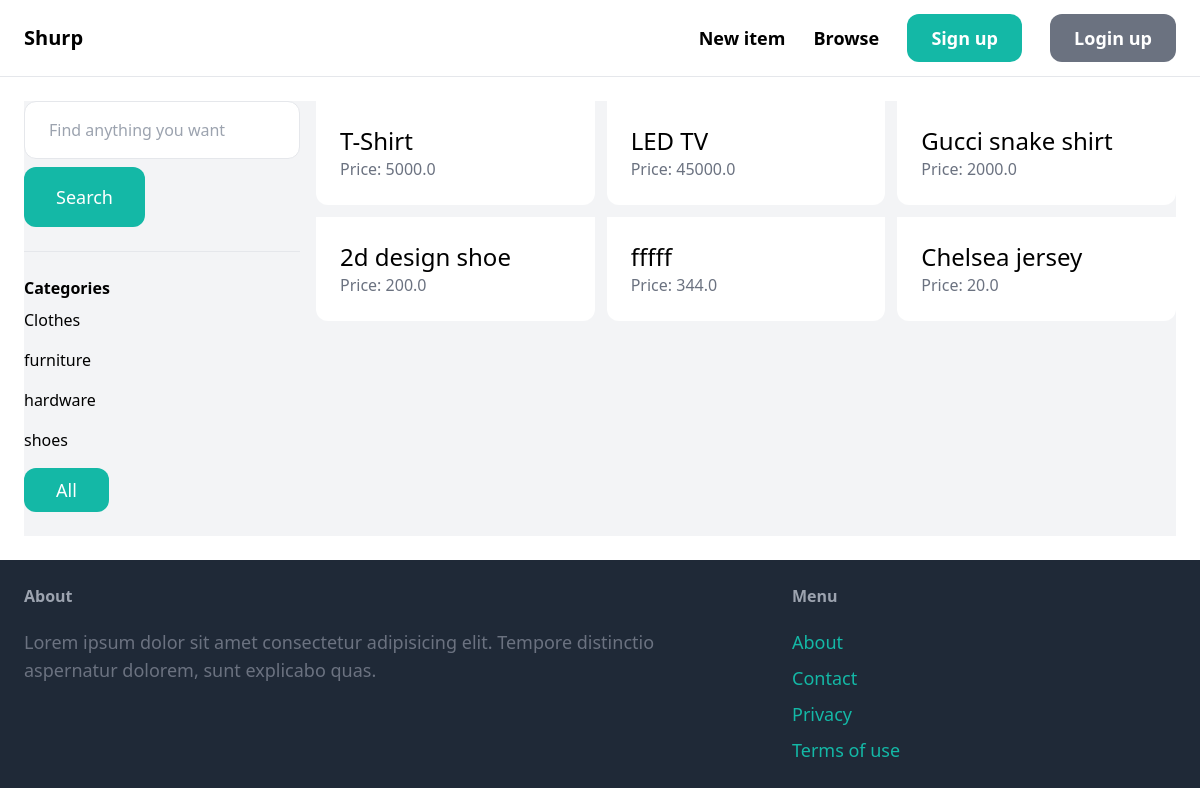
The app's page /items/ with its own data.
### item/models.py (models this page shows, shortened)
class Category(models.Model):
    name = models.CharField(max_length=255)
    class Meta:
        ordering = ('name',) #bug was a typo 🤣
        verbose_name_plural = 'Categories'

class Item(models.Model):
    category = models.ForeignKey(Category, related_name='items', on_delete=models.CASCADE)
    name = models.CharField(max_length=255)
    description = models.TextField(blank=True, null=True)
    price = models.FloatField()
    image = models.ImageField(upload_to='item_images', blank=True,  null=True)
    is_sold = models.BooleanField(default=False)
    created_by = models.ForeignKey(User, related_name='items', on_delete=models.CASCADE)
    created_at = models.DateTimeField(auto_now_add=True)

### item/views.py (the view)
# urls.py: path('', views.items, name='items'),
def items(request):
    query = request.GET.get('query', '')
    items = Item.objects.filter(is_sold=False)
    categories = Category.objects.all()
    category_id = request.GET.get('category', 0) #get category id
    if category_id:
        items = items.filter(category_id=category_id)
    if query:
        items = items.filter(Q(name__icontains=query) | Q(description__icontains=query))
    return render(request, 'item/items.html', {
        'items': items,
        'query': query,
        'categories': categories,
        'category_id': int(category_id) #converted data type to fix bug
    })

### item/templates/item/items.html (shortened to what this page needs)
{% extends 'core/base.html' %}
{% block content %}
    <div class="pb-6 grid grid-cols-4 gap-4 bg-gray-100">
        <div class="col-span-1">
            <form action="{% url 'item:items' %}" method="get">
                <input type="text" name="query" class="w-full py-4 px-6 border rounded-xl" value="{{ query }}" placeholder="Find anything you want">
                <button class="mt-2 py-4 px-8 text-lg bg-teal-500 text-white rounded-xl">Search</button>
            </form>
            <hr class="my-6">
            <p class="font-semibold">Categories</p>
            <ul>
                {% for category in categories %}
                    <li class="py-2 rounded-xl{% if category.id == category_id %} bg-gray-200{% endif %}">
                        <a href="{% url 'item:items' %}?query={{ query }}&category={{ category.id }}">{{ category.name }}</a>
                    </li>
                {% endfor %}
            </ul>
            <a href="{% url 'item:items' %}" class="mt-2 py-2 px-8 inline-block bg-teal-500 text-lg rounded-xl text-white">All</a>
        </div>
        <div class="col-span-3">
            <div class="grid grid-cols-3 gap-3">
                {% for item in items %}
                    <div class="">
                        <a href="{% url 'item:detail' item.id %}">
                            <div class="p-6 bg-white rounded-b-xl">
                                <h2 class="text-2xl">
                                    {{ item.name }}
                                </h2>
                                <p class="text-gray-500">Price: {{ item.price }}</p>
                            </div>
                        </a>
                    </div>
                {% endfor %}
            </div>
        </div>
    </div>
{% endblock %}

### records on screen
Category: name "Clothes"
Category: name "furniture"
Category: name "hardware"
Category: name "shoes"
Item: name "T-Shirt", price "5000.0"
Item: name "LED TV", price "45000.0"
Item: name "Gucci snake shirt", price "2000.0"
Item: name "2d design shoe", price "200.0"
Item: name "fffff", price "344.0"
Item: name "Chelsea jersey", price "20.0"
